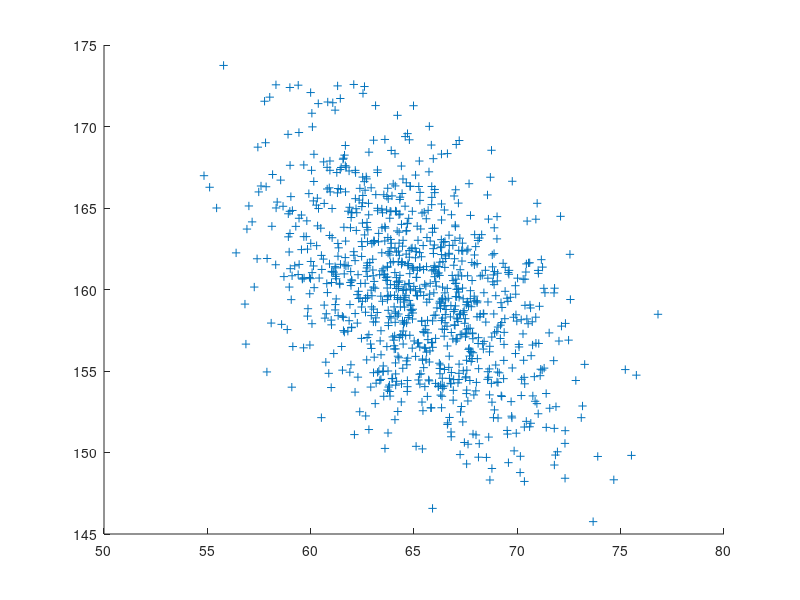

Write the MATLAB code that produced this figure. (Note: this script raises an error after producing the figure.)
mu = [70,180];                                      %mean for height/weight in inches/pounds
ExpSigma = [4  6];
ExpCorrC = [1.0 -0.5
           -0.5  1.0];
sigma = corr2cov(ExpSigma, ExpCorrC)                %covariance matrix(https://en.wikipedia.org/wiki/Covariance_matrix)
r = mvnrnd(mu,sigma,1000);

mu = [65,160];                                      %mean for height/weight in inches/pounds
ExpSigma = [3.5  5];
ExpCorrC = [1.0 -0.5
           -0.5  1.0];
sigma = corr2cov(ExpSigma, ExpCorrC)                %covariance matrix(https://en.wikipedia.org/wiki/Covariance_matrix)
[standard_div] = cov2corr(sigma);
r2 = mvnrnd(mu,sigma,1000);

figure
plot(r2(:,1),r2(:,2),'+',r(:,1),r(:,2),'X')

figure                                              %create new figure(graph window)
h1 = histfit(r(:,1));                               %histfit creates histogram with bell curve
set(h1(1),'facecolor','r'); set(h1(2),'color','m')  %<histfit>(1) = bar color, <histfit>(2) = line color
hold on;                                            %keep in figure
h2 = histfit(r2(:,1));
alpha(h2,.5)

figure
h1 = histfit(r(:,2));
set(h1(1),'facecolor','r'); set(h1(2),'color','m')
hold on;
h2 = histfit(r2(:,2));
alpha(h2,.5)

S = std(r)
M = mean(r)

S2 = std(r2)
M2 = mean(r2)
